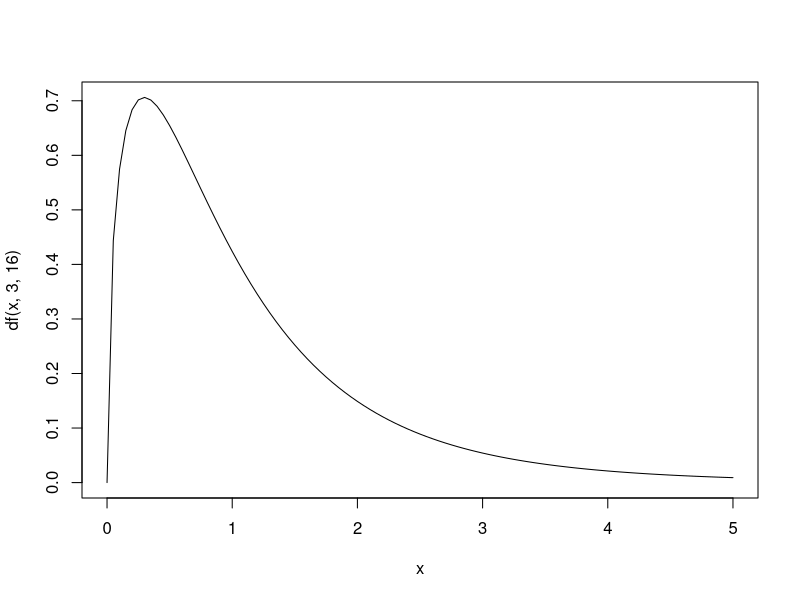
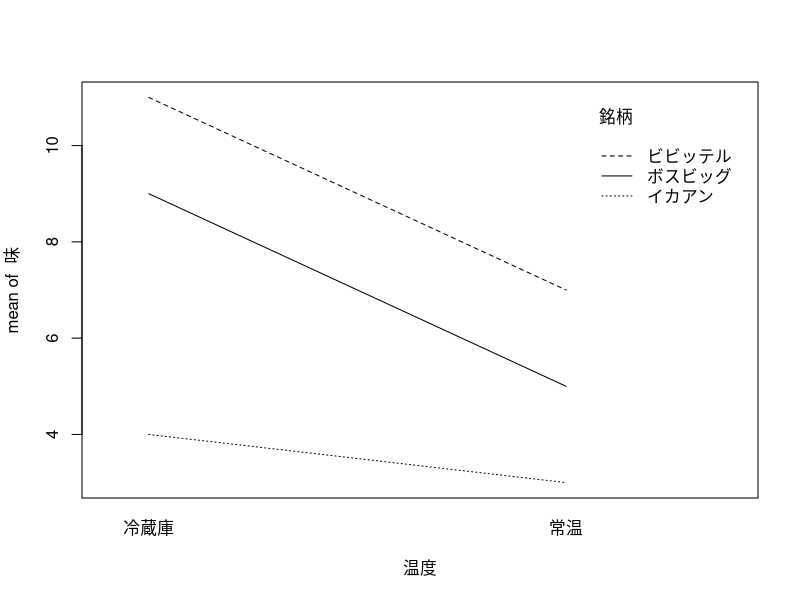
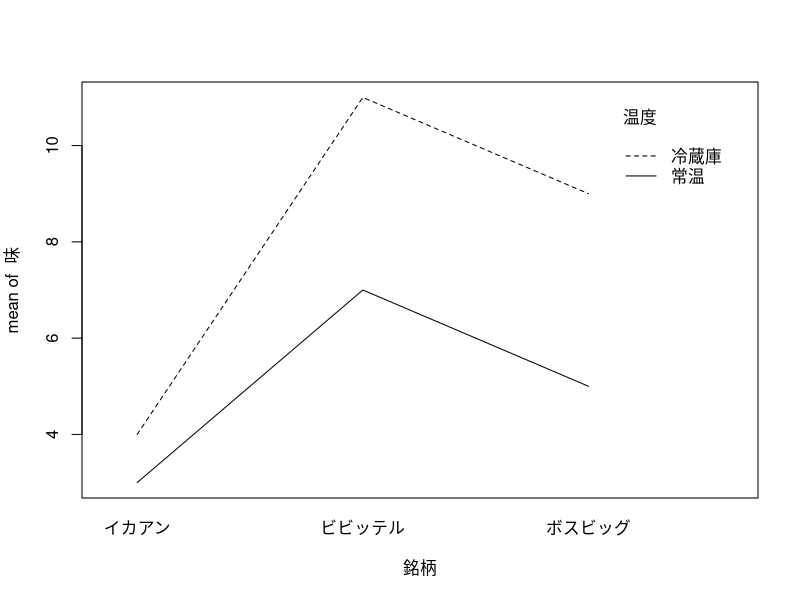

The R source for these figures, in order:

# 7.1.1 一元配置分散分析(対応なし)を実行する --------------------------------------------------

curve(df(x, 3, 16), 0, 5)

A <- c(15, 9, 18, 14, 18)
B <- c(13, 8, 8, 12, 7)
C <- c(10, 6, 11, 7, 12)
D <- c(10, 7, 3, 5, 7)
統計テスト2 <- c(A, B, C, D)

指導法 <- c(rep("A", 5), rep("B", 5), rep("C", 5), rep("D", 5))
指導法2 <- factor(指導法)

oneway.test(統計テスト2~指導法2, var.equal=TRUE)

summary(aov(統計テスト2~指導法2))

anova(lm(統計テスト2~指導法2))

全データ <- cbind(A, B, C, D)

郡平均 <- colMeans(全データ)
全平均 <- mean(全データ)

全平均行列 <- matrix(rep(全平均, 20), nrow=5, ncol=4)

郡平均行列 <- matrix(rep(郡平均, 20), nrow=5, ncol=4, byrow=TRUE)
print(郡平均行列)

全体 <- 全データ - 全平均行列
print(全体)

群間 <- 郡平均行列 -全平均行列
print(群間)

群内 <- 全データ - 郡平均行列
print(群内)

全体平方和 <- sum(全体^2)

群間平方和 <- sum(群間^2)

群内平方和 <- sum(群内^2)

群間自由度 <- ncol(全データ)-1
群内自由度 <- (nrow(全データ)-1)*ncol(全データ)
全体自由度 <- length(全データ)-1

群間平均平方 <- 群間平方和/群間自由度
print(群間平均平方)

群内平均平方 <- 群内平方和/群内自由度
print(群内平均平方)

全体平方和 / 全体自由度
var(統計テスト2)

F <- 群間平均平方/群内平均平方
print(F)


# 7.1.3 多重比較(Tukeyの方法) ----------------------------------------------------

mean(A)
mean(D)
nrow(全データ)
sum((全データ - 郡平均行列)^2)/((nrow(全データ)-1)*ncol(全データ)) #群内平均平方
q <- abs(mean(A) - mean(D))/sqrt(群内平均平方/nrow(全データ))

qtukey(0.95, ncol(全データ), ((nrow(全データ)-1)*ncol(全データ)))
qtukey(0.05, 4, 16, lower.tail=FALSE)

TukeyHSD(aov(統計テスト2~指導法2))

# 7.2.1 対応がないものと見なして分散分析をしてみる ---------------------------------------------

好意度 <- c(7, 8, 9, 5, 6, 5, 4, 7, 1, 3, 8, 6, 7, 2, 5)
科目 <- factor(c(rep("線形代数", 5), rep("微分積分", 5), rep("確率統計", 5)))
summary(aov(好意度~科目))


# 7.2.2 一元配置分散分析(対応あり)を実行する -----------------------------------------------

人 <- factor(rep(c("田中", "岸", "大引", "吉川", "萩野"), 3))

summary(aov(好意度~科目+人))

qf(0.05, 2, 8, lower.tail=FALSE)


# 7.2.4 平方和の分解と自由度の計算 --------------------------------------------------------

全データ <- matrix(c(7, 8, 9, 5, 6, 5, 4, 7, 1, 3, 8, 6, 7, 2, 5), nrow=5, ncol=3)


科目平均 <- colMeans(全データ)

人平均 <-rowMeans(全データ)

全平均 <-mean(全データ)


全平均行列 <- matrix(rep(全平均, 15), nrow=5, ncol=3)

科目平均行列 <- matrix(rep(科目平均, 5), nrow=5, ncol=3, byrow=TRUE)

人平均行列 <- matrix(rep(人平均, 3), nrow=5, ncol=3)


全体 <- 全データ - 全平均行列

条件 <- 科目平均行列 - 全平均行列

個人差 <- 人平均行列 - 全平均行列

残差 <- 全データ - 全平均行列 - 条件 - 個人差


全体平方和 <- sum(全体^2)

条件平方和 <- sum(条件^2)

個人差平方和 <- sum(個人差^2)

残差平方和 <- sum(残差^2)


summary(aov(c(全データ)~科目+人))


# 7.3.2 二元配置分散分析(対応なし)を分析する -----------------------------------------------

味 <- c(6, 4, 5, 3, 2,
        10, 8, 10, 8, 9,
        11, 12, 12, 10, 10,
        5, 4, 2, 2, 2,
        7, 6, 5, 4, 3,
        12, 8, 5, 6, 4)

温度 <- factor(c(rep("冷蔵庫", 15), rep("常温", 15)))

銘柄 <- factor(rep(c(rep("イカアン", 5), rep("ボスビッグ", 5), rep("ビビッテル", 5)), 2))

summary(aov(味~温度*銘柄))


if(sum((味-mean(味))^2) == (67.5000+155.000+15.000+76.000)) print('success')

interaction.plot(温度, 銘柄, 味)
interaction.plot(銘柄, 温度, 味)


# 7.3.3 一元配置と見なして分散分析をしてみる ------------------------------------------------

summary(aov(味~温度))


# 7.4 二元配置分散分析(2要因とも対応あり) -------------------------------------------------

人1 <- factor(rep(c("村松", "川崎", "井口", "松中", "城島"), 6))

数字ID1 <- factor(rep(1:5, 6))

summary(aov(味~温度*銘柄+Error(人1+人1:温度+人1:銘柄+人1:温度:銘柄)))


# 7.5 二元配置分散分析(1要因のみ対応あり) -------------------------------------------------

A1条件 <- rep(c("村松", "川崎", "井口", "松中", "城島"), 3)
A2条件 <- rep(c("斉藤", "和田", "寺原", "杉内", "新垣"), 3)
人2 <- factor(c(A1条件, A2条件))

数字ID2 <- factor(c(rep(1:5, 3), rep(6:10, 3)))

summary(aov(味~温度*銘柄+Error(人2:温度+人2:温度:銘柄)))
